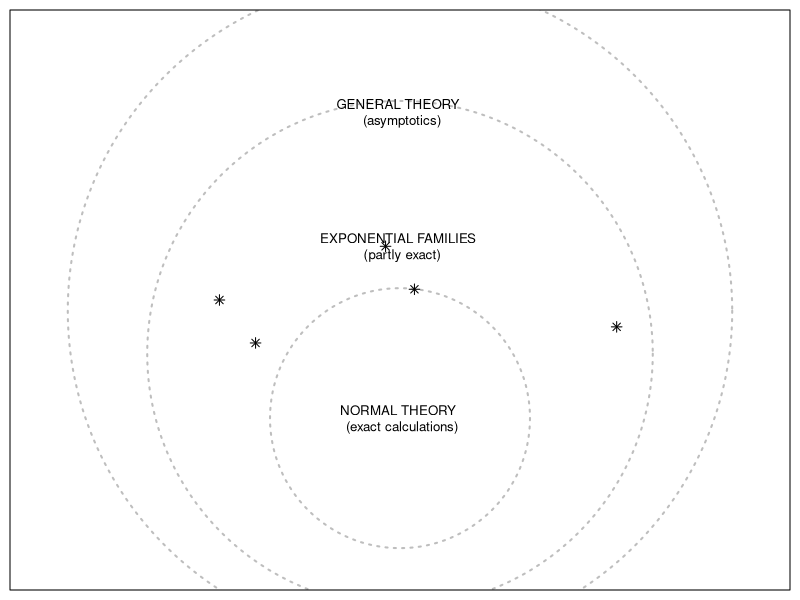

Write the R code that produced this figure. (Note: this script raises an error after producing the figure.)
## ---- chunk 1
par(mar = rep(0.5, 4))
plot(c(0, 10), c(0, 10), ann = F, axes = F, type = "n")
symbols(c(5, 5, 5), c(2.8, 4.0, 4.8),
  circles = c(1.8, 3.5, 4.6), lwd = 2, inches = F,
  fg = c("gray", "gray", "gray"), add = TRUE, lty = c("dotted", "dashed", "solid")
)
text(x = 5, y = 2.8, labels = "NORMAL THEORY \n (exact calculations)", cex = .8)
text(x = 5, y = 6.0, labels = "EXPONENTIAL FAMILIES \n (partly exact)", cex = .8)
text(x = 5, y = 8.5, labels = "GENERAL THEORY \n (asymptotics)", cex = .8)
points(x = 5.2, y = 5.2, pch = 8, col = "black")
points(x = 4.8, y = 6.0, pch = 8, col = "black")
points(x = 2.5, y = 5.0, pch = 8, col = "black")
points(x = 3.0, y = 4.2, pch = 8, col = "black")
points(x = 8.0, y = 4.5, pch = 8, col = "black")
box()
## ---- chunk 2
knitr::include_graphics(path = "images/cc-by-nc-nd.png")
